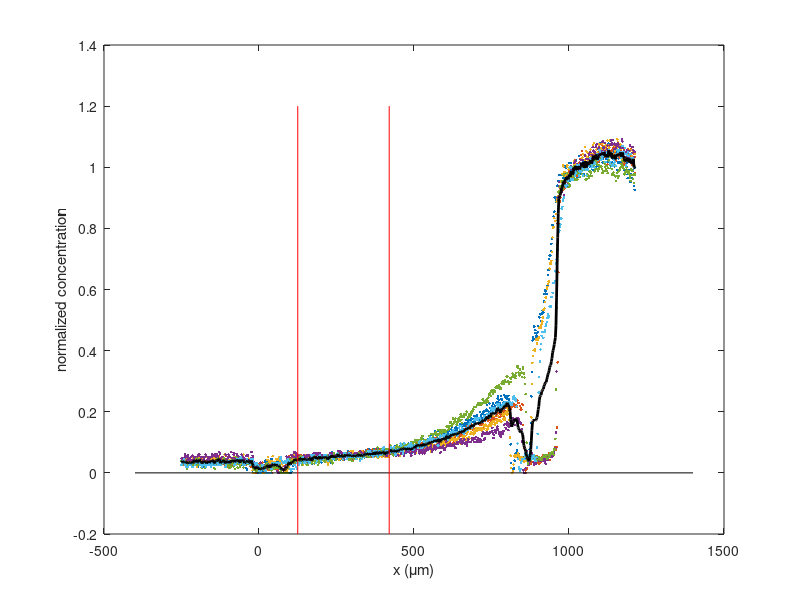

Source code (MATLAB):
clear all
% dimensionless sensitivity parameter: G = g*sqrt(a^5/c)

% data from Moon et al, 2023
moon2D = load('moon2D.txt');
moon2E = load('moon2E.txt');
moon2F = load('moon2F.txt');
a = 10; % um

% chemical only (just points in Fig 2D)
x1 = moon2D(9:-1:3,1); % um
c1 = moon2D(9:-1:3,2)*.6; % 1/um^3
g1 = diff(c1)./diff(x1); % 1/um^4
c1_ = (c1(2:end) + c1(1:end-1))/2;
G1 = g1.*sqrt(a^5./c1_);
G1bar = mean(G1);
dG1 = std(G1);

% chemical and flow, large G (just points in right region of Fig 2F)
x3 = moon2F(9:-1:4,1); % um
c3 = moon2F(9:-1:4,2)*.6; % 1/um^3
g3 = diff(c3)./diff(x3); % 1/um^4
c3_ = (c3(2:end) + c3(1:end-1))/2;
G3 = g3.*sqrt(a^5./c3_);
G3bar = mean(G3);
dG3 = std(G3);

% chemical and counter-flow (just points in right region of Fig 2E)
x4 = moon2E(7:13,1); % um
c4 = moon2E(7:13,2)*.6; % 1/um^3
g4 = diff(c4)./diff(x4); % 1/um^4
c4_ = (c4(2:end) + c4(1:end-1))/2;
G4 = g4.*sqrt(a^5./c4_);
G4bar = -mean(G4); % negative because gradient points upstream here
dG4 = std(G4);

% chemical and flow, small G: need to use raw data from Fig 2F
x = load('moon2F_raw_x.txt');
n = load('moon2F_raw_y.txt');
n = n - min(n(:)); % subtract background (lowest n value must be zero)
[x,j] = sort(x);
n = n(j,:);
nbar = mean(n,2);

% left region used in Fig 2F
x1 = 125;
x2 = 420;
[ig,j1] = min(abs(x-x1));
[ig,j2] = min(abs(x-x2));
x_ = x(j1:j2);
cs = n(j1:j2,:)*10*.6; % nM

a = 10; % um
for i = 1:6
    c = cs(:,i);
    g = diff(c)./diff(x_); % 1/um^4
    cmid = (c(2:end) + c(1:end-1))/2;
    G(:,i) = g.*sqrt(a^5./cmid);
end

% avg over whole region (sd from multiple trials)
Gs = mean(G,1);
G2bar = mean(Gs);
dG2 = std(Gs);

figure(1); clf
h = plot(x,n,'.',x,nbar,'k-',[-400 1400],[0 0],'k-',...
    [x1 x1],[-.2 1.2],'r-',[x2 x2],[-.2 1.2],'r-');
set(h(7),'linewidth',2)
xlabel('x (\mum)')
ylabel('normalized concentration')

save('fig3b.mat')